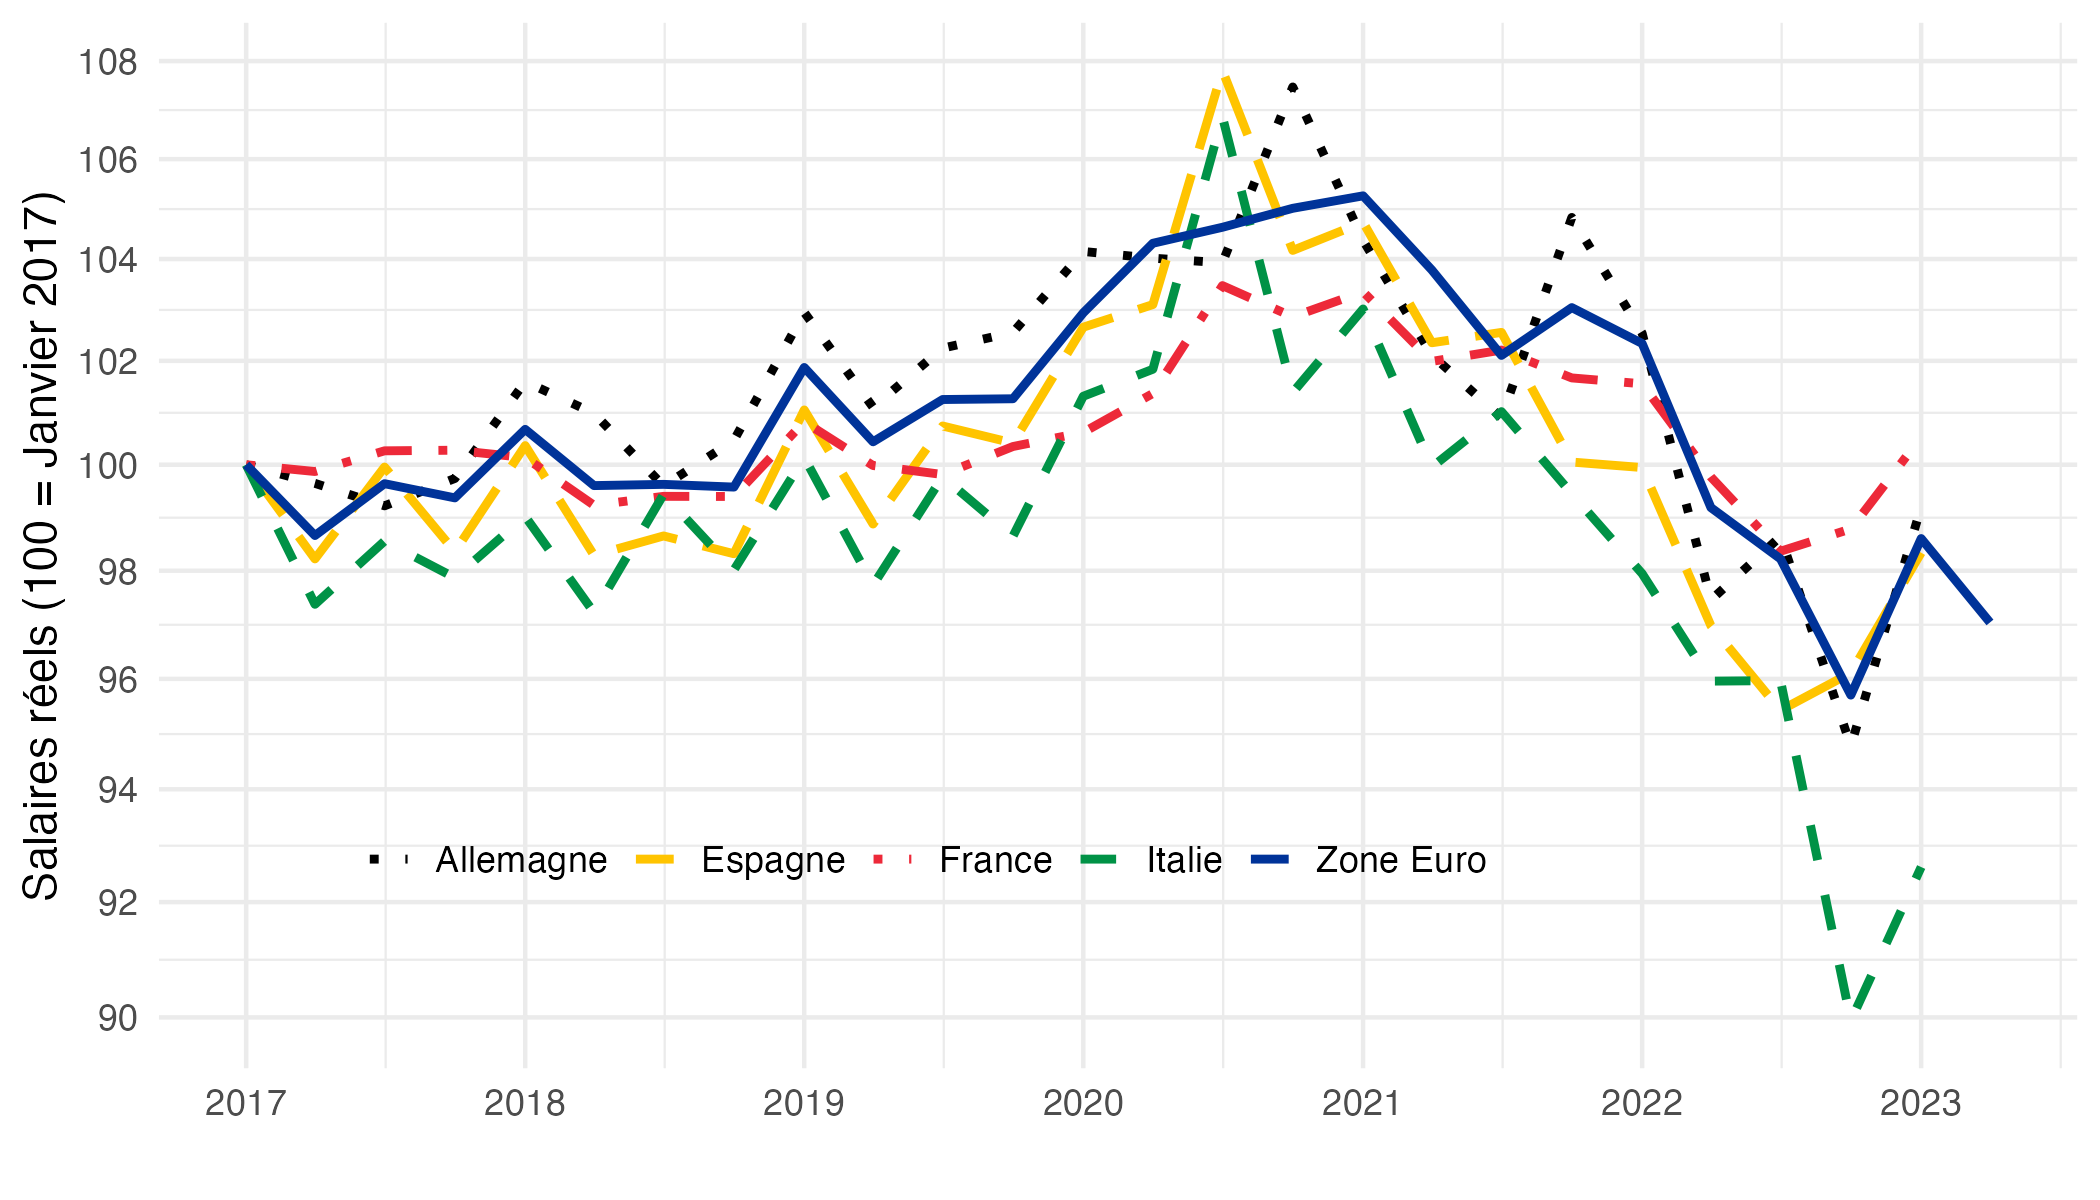

This figure's R source:
rm(list = ls())
setwd("~/Dropbox/ofce/2023-04-15-economie-europeenne/")
source("../../code/R-markdown/init_eurostat.R")
library(tidyverse)
library(eurostat)
library(countrycode)
library(gt)
library(gtExtras)
load_data("eurostat/prc_hicp_midx.RData")

load_data("flags/flagColors_data.RData")
load_data("flags/colors.RData")

load_data("eurostat/lc_lci_r2_q.RData")
names <- lc_lci_r2_q %>%
  select_if(~ n_distinct(.) > 1) %>%
  names(.)

for (variable in names[c(-length(names), -length(names)+1)]){
  load_data(paste0("eurostat/", variable, ".RData"))
}

lc_lci_r2_q_extract <- lc_lci_r2_q %>%
  filter(nace_r2 == "B-S",
         unit == "I16",
         s_adj == "SCA",
         lcstruct == "D11",
         geo %in% c("FR", "DE", "IT", "ES", "EA"))%>%
  left_join(geo, by = "geo") %>%
  select(geo, Geo, time, values) %>%
  quarter_to_date %>%
  # + 3 months
  mutate(date = date + months(3)) %>%
  filter(date >= as.Date("2017-01-01")) %>%
  group_by(Geo) %>%
  arrange(date) %>%
  mutate(wages = 100*values/values[1]) %>%
  select(-values)

prc_hicp_midx_extract <- prc_hicp_midx %>%
  filter(unit == "I15",
         coicop %in% c("CP00"),
         geo %in% c("FR", "DE", "IT", "ES", "EA")) %>%
  left_join(geo, by = "geo") %>%
  select(geo, Geo, time, values) %>%
  month_to_date %>%
  filter(date >= as.Date("2017-01-01")) %>%
  group_by(Geo) %>%
  arrange(date) %>%
  mutate(prices = 100*values/values[1]) %>%
  select(-values)

graphique2 <- lc_lci_r2_q_extract %>%
  left_join(prc_hicp_midx_extract, by = c("date", "geo", "Geo")) %>%
  ungroup %>%
  transmute(date, geo, real_wages = 100*wages/prices)

geo_colors <- tribble(~ geo, ~ Geo, ~ color,
                      "FR", "France", "#ED2939",
                      "DE", "Allemagne", "#000000",
                      "EA", "Zone Euro", "#003399",
                      "ES", "Espagne", "#FFC400",
                      "IT", "Italie", "#009246")


graphique2 %>%
  left_join(geo_colors, by = "geo") %>%
  ggplot(.) + geom_line(aes(x = date, y = real_wages, color = Geo, linetype = Geo), size = 1) +
  theme_minimal() + xlab("") + ylab("Salaires réels (100 = Janvier 2017)") +
  scale_color_manual(values = c("#000000", "#FFC400", "#ED2939", "#009246", "#003399")) +
  scale_linetype_manual(values = c("dotted", "longdash", "dotdash", "dashed", "solid")) +
  scale_x_date(breaks = seq(1960, 2024, 1) %>% paste0("-01-01") %>% as.Date,
               labels = date_format("%Y")) +
  theme(legend.title = element_blank(),
        legend.position = c(0.4, 0.2),
        legend.key.size = unit(0.4, "cm"),
        legend.direction = "horizontal") +
  scale_y_log10(breaks = seq(0, 400, 2))


write.csv(graphique2, "graphique2.csv")

ggsave("graphique2.pdf", width = 7, height = 4, device = cairo_pdf)
ggsave("graphs/graphique2a.pdf", width = 7, height = 4, device = cairo_pdf)
ggsave("graphs/graphique2b.pdf", width = 6.5, height = 3.5, device = cairo_pdf)



